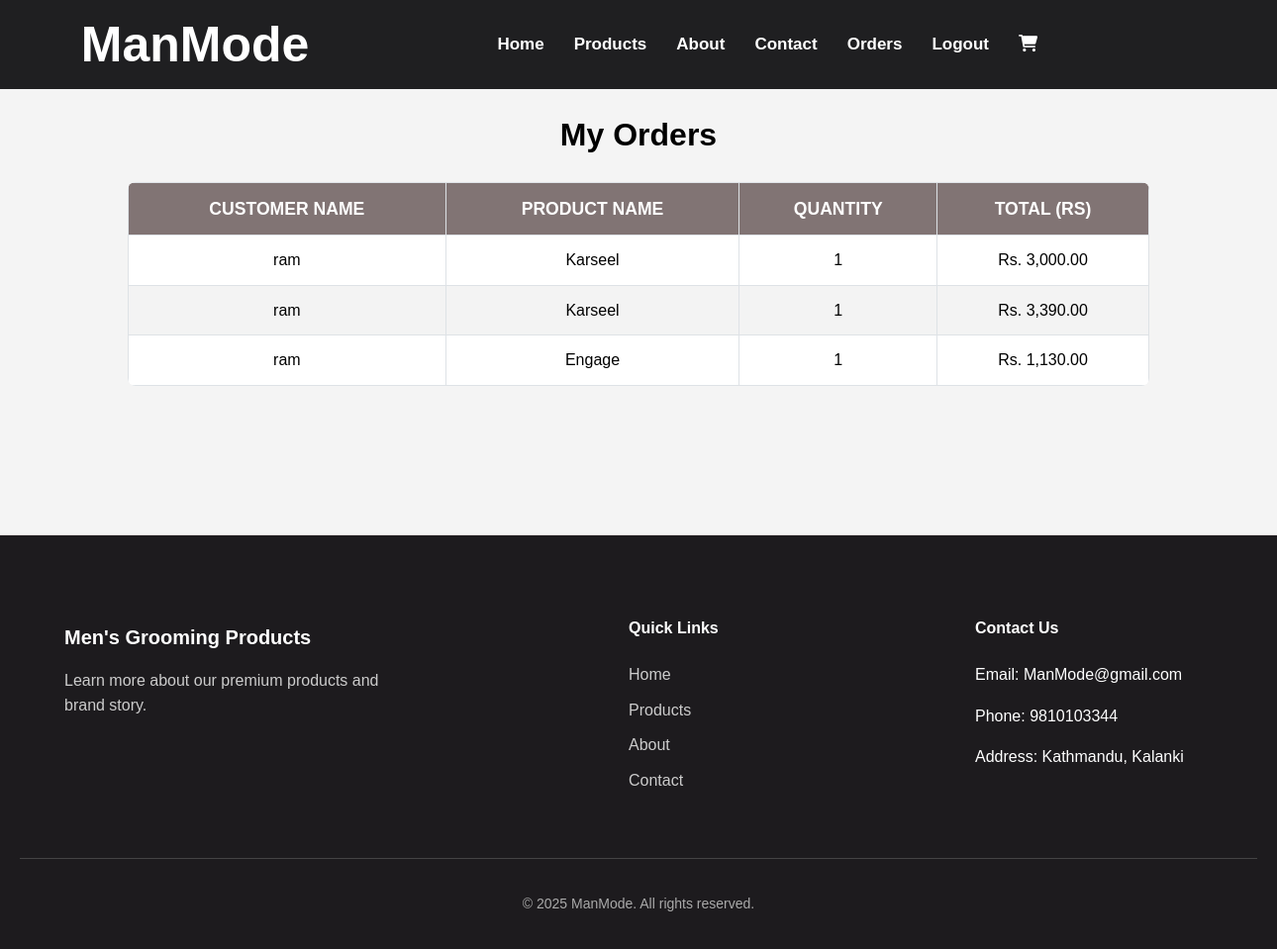
The app's page /customer/order.php (signed in) with its own data.
### tables this page shows
CREATE TABLE `orders` (
  `order_id` int(11) NOT NULL,
  `customer_id` int(11) NOT NULL,
  `product_id` int(11) NOT NULL,
  `product_name` varchar(100) NOT NULL,
  `quantity` int(11) NOT NULL,
  `total` decimal(10,2) DEFAULT NULL,
  `status` varchar(100) NOT NULL DEFAULT 'pending',
  `order_date` datetime DEFAULT current_timestamp()
);

CREATE TABLE `customer` (
  `id` int(11) NOT NULL,
  `name` varchar(100) NOT NULL,
  `email` varchar(100) NOT NULL,
  `password` varchar(100) NOT NULL,
  `address` varchar(100) NOT NULL,
  `phonenumber` bigint(100) NOT NULL
);

### customer/order.php (the view, shortened to what this page needs)
<?php
require_once "../connection.php";
$user_id = $_SESSION['user_id'];
$sql = "SELECT o.order_id, o.customer_id, o.product_id, o.product_name, o.quantity, o.total, c.name
        FROM orders o
        JOIN customer c ON o.customer_id = c.id
        WHERE o.customer_id = ?";
$stmt = $conn->prepare($sql);
$stmt->bind_param("i", $user_id);
$stmt->execute();
$result = $stmt->get_result();
?>
<!DOCTYPE html>
<html lang="en">
<head>
</head>
<body>
<?php include_once('../includes/header.php'); ?>
    <h1 style="text-align: center;">My Orders</h1>
    <table>
        <thead>
            <tr>
                <th>Customer Name</th>
                <th>Product Name</th>
                <th>Quantity</th>
                <th>Total (Rs)</th>
            </tr>
        </thead>
        <tbody>
            <?php
            if ($result->num_rows > 0) {
                while ($row = $result->fetch_assoc()) {
                    echo "<tr>";
                    echo "<td>" . htmlspecialchars($row['name']) . "</td>";
                    echo "<td>" . htmlspecialchars($row['product_name']) . "</td>";
                    echo "<td>" . htmlspecialchars($row['quantity']) . "</td>";
                    echo "<td>Rs. " . number_format($row['total'], 2) . "</td>";
                    echo "</tr>";
                }
            } else {
                echo "<tr><td colspan='5'>No orders found.</td></tr>";
            }
            ?>
        </tbody>
    </table>
    <?php include_once('../includes/footer.php'); ?>
</body>
</html>

### customer/order.php (style rules this page uses)
body { margin: 0; font-family: Arial, sans-serif; line-height: 1.6; background-color: #f4f4f4; }
table { width: 80%; border-collapse: collapse; margin: auto; font-size: 1em; font-family: 'Arial', sans-serif; background-color: #fff; border-radius: 8px; overflow: hidden; margin-bottom: 150px; }
thead tr { background-color: #817474; color: #ffffff; text-align: left; font-weight: bold; }
thead th { font-weight: bold; font-size: 1.1em; text-transform: uppercase; }
th, td { padding: 12px 10px; border: 1px solid #dee2e6; text-align: center; }
tbody tr:nth-of-type(even) { background-color: #f3f3f3; }

### includes/header.php (style rules this page uses)
body { font-family: 'Gill Sans', 'Gill Sans MT', Calibri, 'Trebuchet MS', sans-serif; margin: 0; padding: 0; }

### records on screen
orders: customer.name "ram", product_name "Karseel", quantity "1", total "3,000.00"
orders: customer.name "ram", product_name "Karseel", quantity "1", total "3,390.00"
orders: customer.name "ram", product_name "Engage", quantity "1", total "1,130.00"
